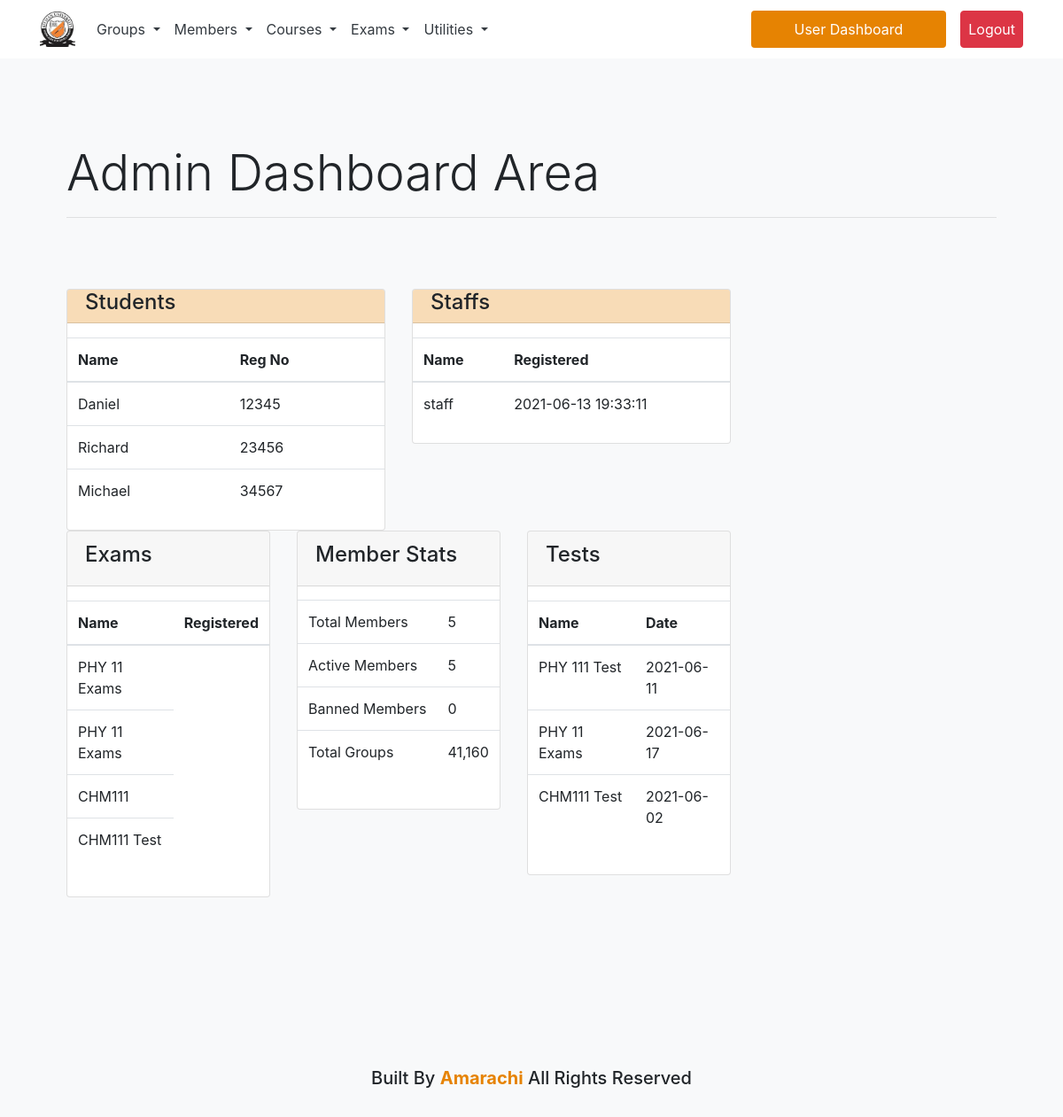
The app's page /admins (signed in) with its own data.
### tables this page shows
CREATE TABLE `students_profile` (
  `id` int(30) NOT NULL,
  `user_id` int(30) NOT NULL,
  `reg_no` varchar(30) NOT NULL,
  `faculty_id` varchar(30) NOT NULL,
  `department_id` varchar(30) NOT NULL,
  `level` varchar(4) DEFAULT NULL,
  `paid_fees` varchar(30) NOT NULL DEFAULT 'true',
  `paid_hostel_fees` varchar(30) NOT NULL DEFAULT 'false',
  `gpa` varchar(30) NOT NULL,
  `created_at` timestamp NULL DEFAULT CURRENT_TIMESTAMP,
  `updated_at` timestamp NOT NULL DEFAULT CURRENT_TIMESTAMP ON UPDATE CURRENT_TIMESTAMP
);

CREATE TABLE `students` (
  `id` int(30) NOT NULL,
  `user_id` int(30) NOT NULL,
  `regNo` varchar(30) NOT NULL,
  `name` varchar(100) NOT NULL,
  `created_at` timestamp NOT NULL DEFAULT CURRENT_TIMESTAMP,
  `updated_at` timestamp NOT NULL DEFAULT CURRENT_TIMESTAMP ON UPDATE CURRENT_TIMESTAMP
);

CREATE TABLE `staffs` (
  `id` int(11) NOT NULL,
  `user_id` int(30) NOT NULL,
  `department_id` int(30) NOT NULL,
  `course_id` int(30) DEFAULT NULL,
  `created_at` timestamp NOT NULL DEFAULT CURRENT_TIMESTAMP,
  `updated_at` timestamp NOT NULL DEFAULT CURRENT_TIMESTAMP ON UPDATE CURRENT_TIMESTAMP
);

CREATE TABLE `users` (
  `id` int(30) NOT NULL,
  `memberId` varchar(30) DEFAULT 'student',
  `password` varchar(350) NOT NULL,
  `username` varchar(40) DEFAULT NULL,
  `email` varchar(100) NOT NULL,
  `groupId` varchar(10) DEFAULT NULL,
  `isBanned` varchar(10) NOT NULL DEFAULT '0',
  `isApproved` varchar(10) NOT NULL DEFAULT '1',
  `created_at` timestamp NOT NULL DEFAULT CURRENT_TIMESTAMP,
  `updated_at` timestamp NOT NULL DEFAULT CURRENT_TIMESTAMP ON UPDATE CURRENT_TIMESTAMP
);

CREATE TABLE `exams` (
  `id` int(30) NOT NULL,
  `name` varchar(30) NOT NULL,
  `description` varchar(300) DEFAULT NULL,
  `course_id` varchar(30) NOT NULL,
  `department_id` varchar(30) NOT NULL,
  `date` date DEFAULT NULL,
  `time` time(6) DEFAULT NULL,
  `created_at` timestamp NOT NULL DEFAULT CURRENT_TIMESTAMP,
  `updated_at` timestamp NOT NULL DEFAULT CURRENT_TIMESTAMP ON UPDATE CURRENT_TIMESTAMP
);

CREATE TABLE `tests` (
  `id` int(30) NOT NULL,
  `name` varchar(30) NOT NULL,
  `description` varchar(100) NOT NULL,
  `course_id` int(30) NOT NULL,
  `department_id` varchar(30) NOT NULL,
  `date` date NOT NULL,
  `time` time(6) DEFAULT NULL,
  `created_at` timestamp NOT NULL DEFAULT CURRENT_TIMESTAMP,
  `updated_at` timestamp NOT NULL DEFAULT CURRENT_TIMESTAMP ON UPDATE CURRENT_TIMESTAMP
);

### app/controllers/Admins.php (called while the page is built, shortened)
<?php
class Admins extends Controller
{
    public function __construct()
    {
        $this->userModel = $this->model('User');
        $this->studentModel = $this->model('Student');
        $this->staffModel = $this->model('Staff');
        $this->examModel = $this->model('Exam');
        $this->testModel = $this->model('Test');
    }
    public function Index()
    {
        $data = [];
        $students = $this->getStudents();
        $data['students'] = $students;
        $data['staff'] = $this->getStaffs();
        $data['stats'] = $this->stats();
        $data['exams'] = $this->getExams();
        $data['tests'] = $this->getTests();
        $this->view('admin/index', $data);
    }
    private function getStudents($limit = 10)
    {
        $data = $this->studentModel->getAllStudents();
        return $data;
    }
    private function getStaffs()
    {
        $data = $this->staffModel->getAllStaff();
        return $data;
    }
    private function stats()
    {
        $data = [];
        $data['allUsers'] = $this->userModel->getUsers(true);
        $data['activeUsers'] = $this->userModel->getActiveUsers(true);
        $data['bannedUsers'] = $this->userModel->getBannedUsers(true);
        return $data;
    }
    private function getExams()
    {
        $data = $this->examModel->getExams();
        return $data;
    }
    private function getTests()
    {
        $data = $this->testModel->getTests();
        return $data;
    }
}

### app/libraries/Core.php (called while the page is built, shortened)
<?php
class Core
{
    protected $currentMethod = 'index';
    public function __construct()
    {
        $url = $this->geturl();
        if (file_exists('../app/controllers/' . ucwords($url[0]) . '.php')) {
            unset($url[0]);
        }
        $this->currentController = new $this->currentController;
        $this->params=$url ? array_values($url):[];
         call_user_func_array([$this->currentController,
         $this->currentMethod], $this->params);
    }
    public function geturl()
    {
        if (isset($_GET['url'])) {
            $url = rtrim($_GET['url'], '/');
            $url = filter_var($url, FILTER_SANITIZE_URL);
            $url = explode('/', $url);
            return $url;
        }
    }
}

### public/index.php (called while the page is built, shortened)
<?php
$init  = new Core;
?>

### app/libraries/Database.php (called while the page is built, shortened)
<?php
class Database
{
    private $host = DB_HOST;
    private $user = DB_USER;
    private $pass = DB_PASS;
    private $dbname = DB_NAME;
    private $dbh;
    private $stmt;
    public function __construct()
    {
        $dsn = 'mysql:host=' . $this->host . ';dbname=' . $this->dbname;
        $options = array(
            PDO::ATTR_PERSISTENT => true,
            PDO::ATTR_ERRMODE => PDO::ERRMODE_EXCEPTION
        );
        try {
            $this->dbh = new PDO($dsn, $this->user, $this->pass, $options);
        } catch (PDOException $e) {
            $this->error = $e->getMessage();
            echo $this->error;
        }
    }
    public function query($sql)
    {
        $this->stmt = $this->dbh->prepare($sql);
    }
    public function bind($param, $value, $type = null)
    {
        if (is_null($type)) {
            switch (true) {
                case is_int($value):
                    $type = PDO::PARAM_INT;
                    break;
            }
        }
        $this->stmt->bindValue($param, $value, $type);
    }
    public function execute()
    {
        return $this->stmt->execute();
    }
    public function resultSet()
    {
        $this->execute();
        return $this->stmt->fetchAll(PDO::FETCH_OBJ);
    }
}

### app/models/Student.php (called while the page is built, shortened)
<?php
class Student
{
    private $db;
    public function __construct()
    {
        $this->db = new Database;
    }
    public function getAllStudents($limit = null)
    {
        if (is_null($limit)) {
            $this->db->query('SELECT students.user_id, students.name, students.regNo AS reg_no, students_profile.faculty_id, students_profile.department_id, departments.name AS department
            FROM students_profile
            INNER JOIN students
            ON students_profile.user_id=students.user_id
            INNER JOIN departments
            ON departments.id=students_profile.department_id
            ');
            return $this->db->resultSet();
        } else {
        }
    }
}

### app/models/Staff.php (called while the page is built, shortened)
<?php
class Staff
{
    private $db;
    public function __construct()
    {
        $this->db = new Database;
    }
    public function getAllStaff($limit = null)
    {
        if (is_null($limit)) {
            $this->db->query('SELECT staffs.user_id, users.username, users.created_at FROM staffs
                              INNER JOIN users
                              ON users.id=staffs.user_id');
            return $this->db->resultSet();
        } else {
        }
    }
}

### app/models/Exam.php (called while the page is built, shortened)
<?php
class Exam
{
    private $db;
    public function __construct()
    {
        $this->db = new Database;
    }
    public function getExams()
    {
        $this->db->query('SELECT * FROM exams');
        return $this->db->resultSet();
    }
}

### app/models/User.php (called while the page is built, shortened)
<?php
class User
{
    private $db;
    public function __construct()
    {
        $this->db = new Database;
    }
    public function getUsers($count = false)
    {
        if ($count) {
            $this->db->query('SELECT COUNT(id) AS count FROM users');
        } else {
            $this->db->query('SELECT * FROM users');
        }
        return $this->db->resultSet();
    }
    public function getActiveUsers($count = false)
    {
        if ($count) {
            $this->db->query('SELECT COUNT(id) AS count FROM users WHERE isApproved=:isApproved');
        } else {
            $this->db->query('SELECT * FROM users WHERE isApproved=:isApproved');
        }
        $this->db->bind(':isApproved', 1);
        return $this->db->resultSet();
    }
    public function getBannedUsers($count = false)
    {
        if ($count) {
            $this->db->query('SELECT COUNT(id) AS count FROM users WHERE isBanned=:isBanned');
        } else {
            $this->db->query('SELECT * FROM users WHERE isBanned=:isBanned');
        }
        $this->db->bind(':isBanned', 1);
        return $this->db->resultSet();
    }
}

### app/models/Test.php (called while the page is built, shortened)
<?php
class Test
{
    private $db;
    public function __construct()
    {
        $this->db = new Database;
    }
    public function getTests()
    {
        $this->db->query('SELECT * FROM tests');
        return $this->db->resultSet();
    }
}

### app/views/admin/index.php (the view, shortened to what this page needs)
<?php require APPROOT . '/views/admin/inc/header.php'; ?>
<div class="container ">
    <div class="col-md-12">
        <div class="header-side pt-5 mt-5">
            <h1 class="display-4">Admin Dashboard Area</h1>
            <hr>
        </div>
        <section class="row">
            <div class="row pt-5 mt-3 pb-5 mb-5 col-md-9">
                <div class="col-md-6 ">
                    <div class="card ">
                        <div class="card-header pt-0 pb-0 bg-other-faint">
                            <h4>Students</h4>
                        </div>
                        <div class="card-body p-0">
                            <div class="pt-0 pb-1">
                                <table class="table col-12">
                                    <thead>
                                        <tr>
                                            <th> Name </th>
                                            <th> Reg No </th>
                                        </tr>
                                    </thead>
                                    <tbody id="order">
                                        <?php foreach ($data['students'] as $student) : ?>
                                            <tr>
                                                <td><?= $student->name; ?></td>
                                                <td> <?= $student->reg_no; ?></td>
                                            </tr>
                                        <?php endforeach; ?>
                                    </tbody>
                                </table>
                            </div>
                        </div>
                    </div>
                </div>
                <div class="col-md-6 mb-4">
                    <div class="card">
                        <div class="card-header pt-0 pb-0 bg-other-faint">
                            <h4>Staffs</h4>
                        </div>
                        <div class="card-body p-0">
                            <div class="pt-0 pb-1">
                                <table class="table col-12 pt-0">
                                    <thead>
                                        <tr>
                                            <th> Name </th>
                                            <th> Registered </th>
                                        </tr>
                                    </thead>
                                    <tbody id="order">
                                        <?php foreach ($data['staff'] as $staff) : ?>
                                            <tr>
                                                <td><?= $staff->username; ?></td>
                                                <td> <?= $staff->created_at; ?></td>
                                            </tr>
                                        <?php endforeach; ?>
                                    </tbody>
                                </table>
                            </div>
                        </div>
                    </div>
                </div>
                <div class="col-md-4 mb-4">
                    <div class="card">
                        <div class="card-header">
                            <h4>Exams</h4>
                        </div>
                        <div class="card-body p-0">
                            <div class="pt-0 pb-4">
                                <table class="table col-12">
                                    <thead>
                                        <tr>
                                            <th> Name </th>
                                            <th> Registered </th>
                                        </tr>
                                    </thead>
                                    <tbody id="order">
                                        <?php foreach ($data['exams'] as $exam) : ?>
                                            <tr>
                                                <td><?= $exam->name; ?></td>
                                            </tr>
                                        <?php endforeach; ?>
                                    </tbody>
                                </table>
                            </div>
                        </div>
                    </div>
                </div>
                <div class="col-md-4 mb-4">
                    <div class="card">
                        <div class="card-header">
                            <h4>Member Stats</h4>
                        </div>
                        <div class="card-body p-0">
                            <div class="pt-0 pb-4">
                                <table class="table col-12">
                                    <tbody id="order">
                                        <tr>
                                            <td>Total Members</td>
                                            <td><?= $data['stats']['allUsers'][0]->count ?></td>
                                        </tr>
                                        <tr>
                                            <td>Active Members</td>
                                            <td><?= $data['stats']['activeUsers'][0]->count; ?></td>
                                        </tr>
                                        <tr>
                                            <td>Banned Members</td>
                                            <td><?= $data['stats']['bannedUsers'][0]->count; ?></td>
                                        </tr>
                                        <tr>
                                            <td>Total Groups</td>
                                            <td>41,160</td>
                                        </tr>
                                    </tbody>
                                </table>
                            </div>
                        </div>
                    </div>
                </div>
                <div class="col-md-4 mb-4">
                    <div class="card">
                        <div class="card-header">
                            <h4>Tests</h4>
                        </div>
                        <div class="card-body p-0">
                            <div class="pt-0 pb-4">
                                <table class="table col-12">
                                    <thead>
                                        <tr>
                                            <th> Name </th>
                                            <th> Date </th>
                                        </tr>
                                    </thead>
                                    <tbody id="order">
                                    <?php foreach ($data['tests'] as $test) : ?>
                                            <tr>
                                                <td><?= $test->name; ?></td>
                                                <td> <?= $test->date; ?></td>
                                            </tr>
                                        <?php endforeach; ?>
                                    </tbody>
                                </table>
                            </div>
                        </div>
                    </div>
                </div>
            </div>
            <div class="col-md-3"></div>
        </section>
    </div>
</div>
<?php require APPROOT . '/views/admin/inc/footer.php'; ?>

### records on screen
students_profile: students.name "Daniel", students.regNo "12345"
students_profile: students.name "Richard", students.regNo "23456"
students_profile: students.name "Michael", students.regNo "34567"
staffs: user.username "staff", user.created_at "2021-06-13 19:33:11"
exams: name "PHY 11 Exams"
exams: name "PHY 11 Exams"
exams: name "CHM111"
exams: name "CHM111 Test"
tests: name "PHY 111 Test", date "2021-06-11"
tests: name "PHY 11 Exams", date "2021-06-17"
tests: name "CHM111 Test", date "2021-06-02"

### other values on screen
$data['stats']['allUsers'][0]->count "5"
$data['stats']['activeUsers'][0]->count "5"
$data['stats']['bannedUsers'][0]->count "0"
